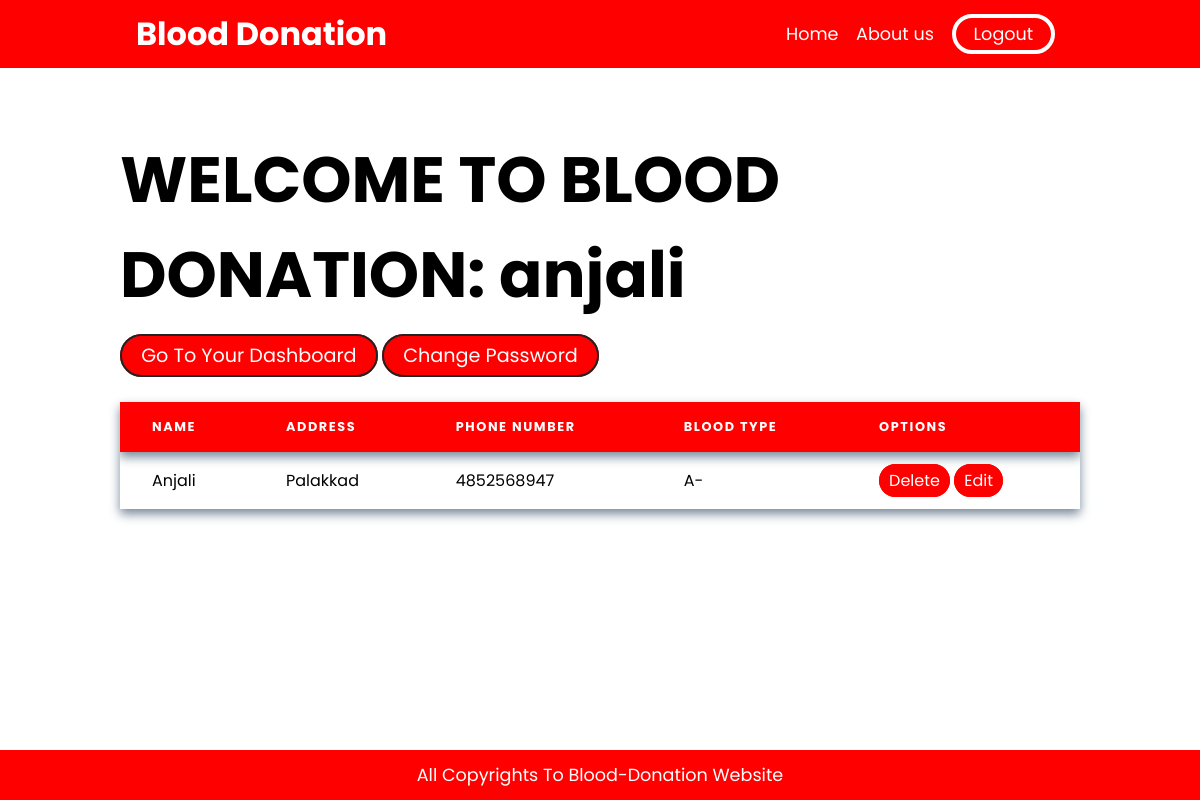
/profile.php (signed in), run on the app's committed database.
### tables this page shows
CREATE TABLE `users` (
  `id` int(11) NOT NULL,
  `name` varchar(250) NOT NULL,
  `address` varchar(250) NOT NULL,
  `type` varchar(250) NOT NULL,
  `phone` varchar(250) NOT NULL,
  `password` varchar(250) NOT NULL,
  `date` varchar(300) NOT NULL
);

### profile.php (the view, shortened to what this page needs)
<?php
require("db.php");
$id = $_SESSION['id'];
$sql = "SELECT * FROM `users` WHERE id='$id'";
$result = mysqli_query($db, $sql);
?>
<!DOCTYPE html>
<html lang="en">
<head>
    <link rel="stylesheet" href="profile.css">
</head>
<body>
    <nav>
        <div class="container">
            <h1> <a href="index.php"> blood donation</a></h1>
            <ul id="nav">
                <li><a href="index.php">Home</a></li>
                <li><a href="about.php">About us</a></li>
                <li><a href="logout.php" class="logout">Logout</a></li>
            </ul>
        </div>
    </nav>
    <div class="fpara">
        <h1>WELCOME TO BLOOD DONATION: <?php echo  $_SESSION['name']  ?></h1>
        <div class="btns">
            <a href="dashboard.php">Go to your dashboard</a>
            <a href="changePassword.php">Change password</a>
        </div>
    </div>
    <div class="box">
        <table>
            <thead>
                <tr>
                    <th>name</th>
                    <th>address</th>
                    <th>phone number</th>
                    <th>Blood type</th>
                    <th>options</th>
                </tr>
            </thead>
            <tbody>
                <?Php foreach ($result as $result) {
                ?>
                    <tr>
                        <td><?php echo $result['name'] ?></td>
                        <td><?php echo $result['address'] ?></td>
                        <td><?php echo $result['phone'] ?></td>
                        <td><?php echo $result['type'] ?></td>
                        <td><a href="delete.php">delete</a>
                            <a href=" edit.php?id=<?php echo $result['id'] ?>">edit</a>
                        </td>
                    </tr>
                <?php
                } ?>
            </tbody>
        </table>
    </div>
    <footer>
        <p>all copyrights to blood-donation website</p>
    </footer>
</body>
</html>

### profile.css (style rules this page uses)
* { margin: 0; padding: 0; box-sizing: border-box; font-family: 'Poppins', sans-serif; }
nav { display: flex; align-items: center; justify-content: center; color: white; background-color: red; }
.container { width: 80%; padding: 1em; height: 68px; display: flex; align-items: center; justify-content: space-between; }
.container h1 a { text-transform: capitalize; font-size: 2rem; text-decoration: none; color: white; }
#nav { display: flex; align-items: center; justify-content: space-between; list-style: none; }
ul li a { text-decoration: none; margin: .5em; color: white; font-size: 1.1rem; transition: ease-in; }
.logout { border: 4px solid white; border-radius: 20px; text-align: center; padding: 4px 18px; }
.fpara { width: 80%; margin: auto; margin-top: 4em; }
.fpara h1 { font-size: 4rem; margin-bottom: .3em; }
.btns a { border: 2px solid rgb(36, 35, 35); padding: .3em 1em; margin: 1em 0; border-radius: 25px; font-size: 1.2rem; background-color: red; color: white; text-decoration: none; text-transform: capitalize; }
.box { width: 80%; margin: auto; margin-bottom: 4em; }
table { border-collapse: collapse; width: 100%; margin-top: 2em; text-align: left; box-shadow: 0 5px 10px lightslategray; overflow: hidden; margin-bottom: 4em; }
table thead { background-color: red; color: white; box-shadow: 0 5px 10px lightslategray; }
table thead th { padding: 1rem 2rem; letter-spacing: 0.1rem; text-transform: uppercase; font-weight: bold; font-size: 0.8rem; }
table tbody td { padding: 1rem 2rem; text-transform: capitalize; }
table tbody td a { border: 2px solid red; text-decoration: none; border-radius: 25px; padding: .2em .5em; background-color: red; color: white; outline: none; }
footer { display: flex; align-items: center; justify-content: center; height: 50px; width: 100%; color: white; background-color: red; position: fixed; bottom: 0; text-transform: capitalize; font-size: 1.1rem; }

### data on the page
users: name "Anjali", address "Palakkad", phone "4852568947", type "A-"

### other printed values
$_SESSION['name'] "anjali"
